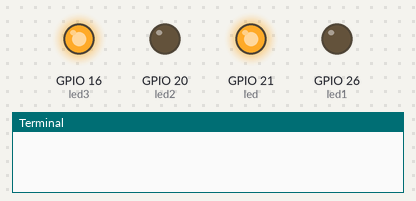
Simulated run of this program. Board: Raspberry Pi (BCM pin numbers). Parts: output pins drawn as LEDs (lit = HIGH), the last lines printed to the terminal.

Above: at 2.0 s.
At 6.0 s:
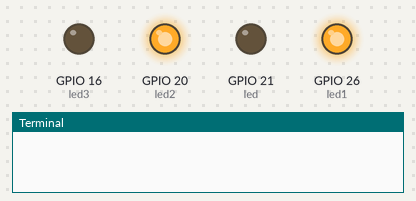
At 10.0 s:
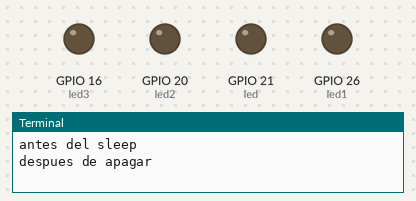
Timing chart, 0 to 15.6 s (numbered marks = the images above):
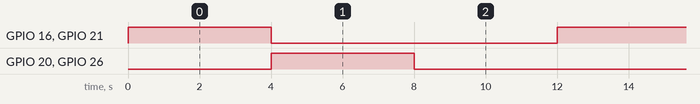

Measured:
- by itself, GPIO 16 (led3), GPIO 20 (led2), GPIO 21 (led), GPIO 26 (led1): alternates HIGH for 4.0 s and LOW for 8.0 s
- by itself, everything shown: repeats every 12.0 s, in 3 steps

The program:

1prueba.py
```python
import RPi.GPIO as GPIO
from time import sleep

try:
    while True:
        GPIO.setmode(GPIO.BCM)
        led = 21
        led1 = 26
        led2 = 20
        led3 = 16
        GPIO.setup(led, GPIO.OUT)
        GPIO.setup(led1, GPIO.OUT)
        GPIO.setup(led2, GPIO.OUT)
        GPIO.setup(led3, GPIO.OUT)
        GPIO.output(led, 4)
        GPIO.output(led3, 4)
        sleep(4)
        GPIO.output(led, 0)
        GPIO.output(led3, 0)
        GPIO.output(led2, 4)
        GPIO.output(led1, 4)
        sleep(4)
        print('antes del sleep')
        GPIO.output(led2, 0)
        GPIO.output(led1, 0)
        print('despues de apagar')
        sleep(4)
finally:
    print("Clean up")
    GPIO.cleanup() # cleanup all GPIO
```
